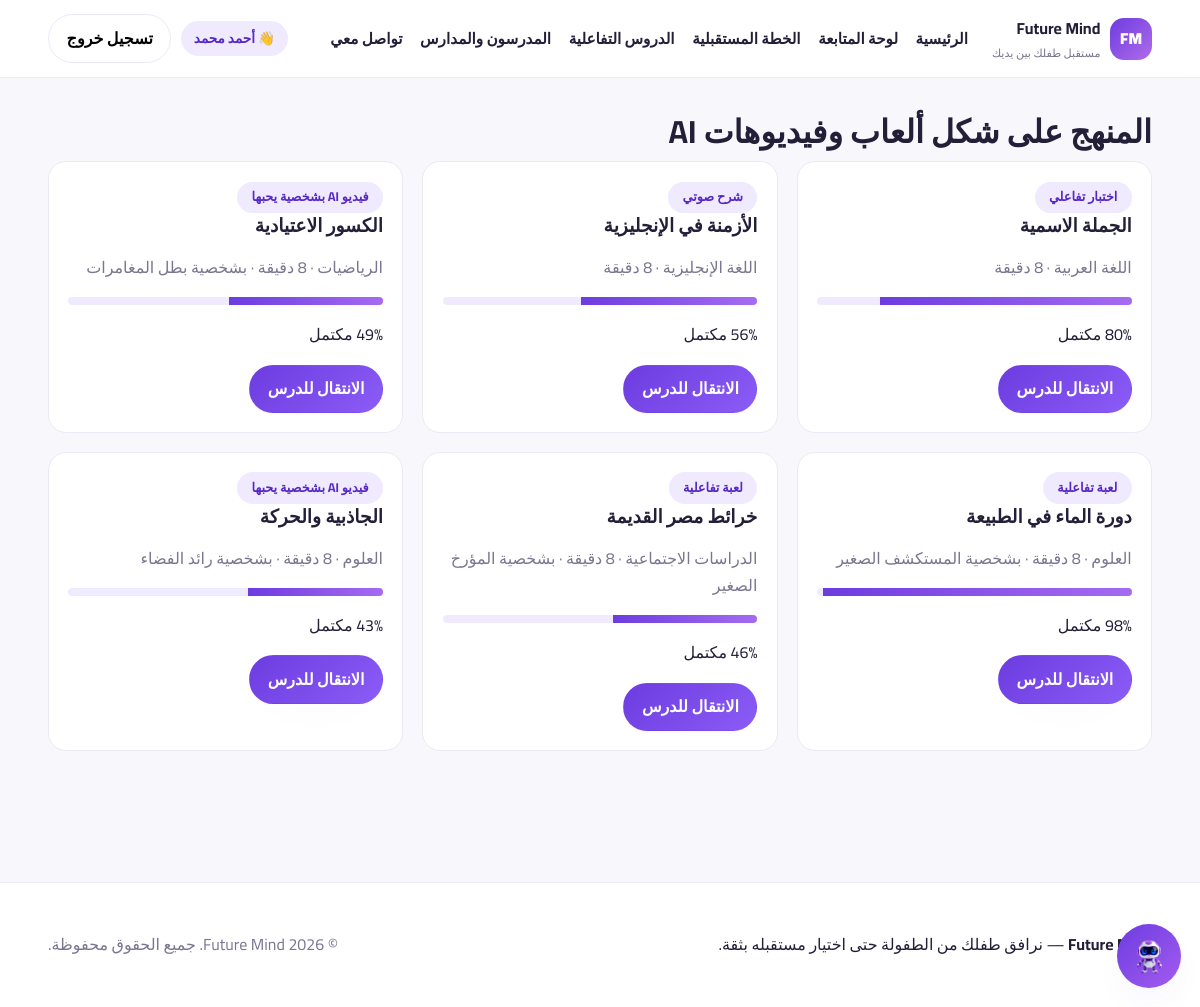
The page /lessons/ (signed in) on the database its author committed.
### core/models.py (models this page shows, shortened)
class LessonProgress(models.Model):
    child = models.ForeignKey(Child, on_delete=models.CASCADE, related_name="lesson_progress")
    lesson = models.ForeignKey(Lesson, on_delete=models.CASCADE, related_name="progress")
    percent = models.PositiveIntegerField("نسبة الإنجاز", default=0)
    updated_at = models.DateTimeField(auto_now=True)
    class Meta:
        unique_together = ("child", "lesson")
        verbose_name = "تقدم في درس"
        verbose_name_plural = "التقدم في الدروس"

class Lesson(models.Model):
    FORMATS = [
        ("game", "لعبة تفاعلية"),
        ("ai_video", "فيديو AI بشخصية يحبها"),
        ("audio", "شرح صوتي"),
        ("quiz", "اختبار تفاعلي"),
    ]
    subject = models.ForeignKey(Subject, on_delete=models.CASCADE, related_name="lessons")
    title = models.CharField("عنوان الدرس", max_length=140)
    fmt = models.CharField("الصيغة", max_length=20, choices=FORMATS, default="ai_video")
    character = models.CharField("الشخصية المفضلة", max_length=80, blank=True)
    duration_minutes = models.PositiveIntegerField("المدة بالدقائق", default=8)
    class Meta:
        verbose_name = "درس"
        verbose_name_plural = "الدروس"

class Subject(models.Model):
    name = models.CharField("المادة", max_length=80, unique=True)
    class Meta:
        verbose_name = "مادة"
        verbose_name_plural = "المواد"

### core/views.py (the view)
# urls.py: path("lessons/", views.lessons, name="lessons"),
@login_required
def lessons(request):
    child = _current_child(request)
    progress = (
        child.lesson_progress.select_related("lesson", "lesson__subject") if child else []
    )
    return render(request, "core/lessons.html", {"child": child, "progress": progress})

### core/views.py (called while the page is built)
def _current_child(request):
    qs = Child.objects.filter(parent=request.user)
    child_id = request.GET.get("child")
    if child_id:
        return get_object_or_404(qs, pk=child_id)
    return qs.first()

### templates/core/lessons.html (shortened to what this page needs)
{% extends "base.html" %}
{% block content %}
<div class="container dash">
  <h1>المنهج على شكل ألعاب وفيديوهات AI</h1>
  <div class="grid-3">
    {% for p in progress %}
      <article class="panel">
        <span class="pill">{{ p.lesson.get_fmt_display }}</span>
        <h3>{{ p.lesson.title }}</h3>
        <p class="muted">{{ p.lesson.subject.name }} · {{ p.lesson.duration_minutes }} دقيقة{% if p.lesson.character %} · بشخصية {{ p.lesson.character }}{% endif %}</p>
        <div class="bar"><i style="width:{{ p.percent }}%"></i></div>
        <p>{{ p.percent }}% مكتمل</p>
        <button class="btn btn-primary" type="button">الانتقال للدرس</button>
      </article>
    {% empty %}<p class="muted">لا توجد دروس.</p>{% endfor %}
  </div>
</div>
{% endblock %}

### templates/base.html (shortened to what this page needs)
{% load static %}
<!doctype html>
<html lang="ar" dir="rtl">
<head>
  <link rel="stylesheet" href="{% static 'css/style.css' %}">
</head>
<body>
<header class="site-header">
  <div class="container header-inner">
    <a class="brand" href="{% url 'landing' %}">
      <span class="brand-mark">FM</span>
      <span>
        <strong>Future Mind</strong>
        <small>مستقبل طفلك بين يديك</small>
      </span>
    </a>
    <nav class="nav">
      <a href="{% url 'landing' %}">الرئيسية</a>
      <a href="{% url 'dashboard' %}">لوحة المتابعة</a>
      <a href="{% url 'plan' %}">الخطة المستقبلية</a>
      <a href="{% url 'lessons' %}">الدروس التفاعلية</a>
      <a href="{% url 'teachers' %}">المدرسون والمدارس</a>
      <a href="{% url 'contact' %}">تواصل معي</a>
    </nav>
    <div class="header-actions">
      {% if user.is_authenticated %}
        <span class="chip">👋 {{ user.get_full_name|default:user.username }}</span>
        <form method="post" action="{% url 'logout' %}">{% csrf_token %}
          <button class="btn btn-ghost" type="submit">تسجيل خروج</button>
        </form>
      {% else %}
        <a class="btn btn-ghost" href="{% url 'login' %}">تسجيل دخول</a>
        <a class="btn btn-primary" href="{% url 'signup' %}">حساب جديد</a>
      {% endif %}
    </div>
  </div>
</header>
<main>{% block content %}{% endblock %}</main>
<footer class="site-footer">
  <div class="container footer-inner">
    <p><strong>Future Mind</strong> — نرافق طفلك من الطفولة حتى اختيار مستقبله بثقة.</p>
    <p class="muted">© {% now "Y" %} Future Mind. جميع الحقوق محفوظة.</p>
  </div>
</footer>
<button id="fm-toggle" class="chat-fab" aria-label="افتح شات Future Mind">
  <img src="{% static 'img/mascot.png' %}" alt="" width="44" height="44">
</button>
</body>
</html>

### static/css/style.css (style rules this page uses)
:root { --primary: #6d3ce0; --primary-dark: #5628c4; --primary-soft: #f0eaff; --bg: #f8f7fc; --card: #ffffff; --text: #241f38; --muted: #7b7590; --border: #ece8f6; --ok: #17a673; --warn: #e5a13a; --bad: #e05252; --radius: 18px; --shadow: 0 16px 40px -24px rgba(80, 40, 180, .45); }
* { box-sizing: border-box; }
body { margin: 0; background: var(--bg); color: var(--text); font-family: "Cairo", system-ui, sans-serif; line-height: 1.7; }
a { color: inherit; text-decoration: none; }
h1, h2, h3 { margin: 0 0 .5rem; line-height: 1.35; }
.container { width: min(1200px, 92%); margin-inline: auto; }
.muted { color: var(--muted); }
.site-header { position: sticky; top: 0; z-index: 40; background: rgba(255,255,255,.9); backdrop-filter: blur(12px); border-bottom: 1px solid var(--border); }
.header-inner { display: flex; align-items: center; gap: 1.5rem; padding: .9rem 0; }
.brand { display: flex; align-items: center; gap: .6rem; }
.brand-mark { width: 42px; height: 42px; display: grid; place-items: center; border-radius: 14px; color: #fff; font-weight: 900; background: linear-gradient(135deg, var(--primary), #b06bea); }
.brand small { display: block; font-size: .7rem; color: var(--muted); }
.nav { display: flex; gap: 1.1rem; flex: 1; font-weight: 600; font-size: .95rem; flex-wrap: wrap; }
.header-actions { display: flex; align-items: center; gap: .6rem; }
.btn { display: inline-flex; align-items: center; justify-content: center; gap: .4rem; padding: .6rem 1.1rem; border-radius: 999px; border: 1px solid transparent; font: inherit; font-weight: 700; cursor: pointer; transition: .2s; }
.btn-primary { background: linear-gradient(135deg, var(--primary), #8b5cf6); color: #fff; box-shadow: var(--shadow); }
.btn-ghost { background: #fff; border-color: var(--border); }
.chip { background: var(--primary-soft); color: var(--primary-dark); padding: .35rem .8rem; border-radius: 999px; font-size: .85rem; font-weight: 700; }
.pill { display: inline-block; background: var(--primary-soft); color: var(--primary-dark); padding: .3rem .9rem; border-radius: 999px; font-size: .8rem; font-weight: 700; }
.grid-3 { display: grid; grid-template-columns: repeat(3, 1fr); gap: 1.2rem; margin-bottom: 1.2rem; }
.feature, .panel, .stat-card { background: var(--card); border: 1px solid var(--border); border-radius: var(--radius); padding: 1.2rem; }
.dash { padding: 2rem 0 4rem; }
.bar { height: 8px; background: var(--primary-soft); border-radius: 99px; overflow: hidden; margin: .4rem 0; }
.bar i { display: block; height: 100%; background: linear-gradient(90deg, var(--primary), #a56bf0); }
.chat-fab { position: fixed; inset-inline-start: 1.2rem; bottom: 1.2rem; width: 64px; height: 64px; display: grid; place-items: center; border-radius: 50%; border: none; cursor: pointer; background: linear-gradient(135deg, var(--primary), #a35cf0); box-shadow: var(--shadow); z-index: 60; }
.chat-fab img { width: 44px; height: 44px; }
.site-footer { border-top: 1px solid var(--border); background: #fff; padding: 2rem 0; margin-top: 3rem; }
.footer-inner { display: flex; justify-content: space-between; flex-wrap: wrap; gap: .5rem; }

### rows shown on the page
LessonProgress: lesson.fmt "اختبار تفاعلي", lesson "الجملة الاسمية", lesson.subject.name "اللغة العربية", lesson.duration_minutes "8", percent "80"
LessonProgress: lesson.fmt "شرح صوتي", lesson "الأزمنة في الإنجليزية", lesson.subject.name "اللغة الإنجليزية", lesson.duration_minutes "8", percent "56"
LessonProgress: lesson.fmt "فيديو AI بشخصية يحبها", lesson "الكسور الاعتيادية", lesson.subject.name "الرياضيات", lesson.character "بطل المغامرات", percent "49"
LessonProgress: lesson.fmt "لعبة تفاعلية", lesson "دورة الماء في الطبيعة", lesson.subject.name "العلوم", lesson.character "المستكشف الصغير", percent "98"
LessonProgress: lesson.fmt "لعبة تفاعلية", lesson "خرائط مصر القديمة", lesson.subject.name "الدراسات الاجتماعية", lesson.character "المؤرخ الصغير", percent "46"
LessonProgress: lesson.fmt "فيديو AI بشخصية يحبها", lesson "الجاذبية والحركة", lesson.subject.name "العلوم", lesson.duration_minutes "8", lesson.character "رائد الفضاء", percent "43"

### other values the page prints
{{ user.get_full_name|default:user.username }} "أحمد محمد"
